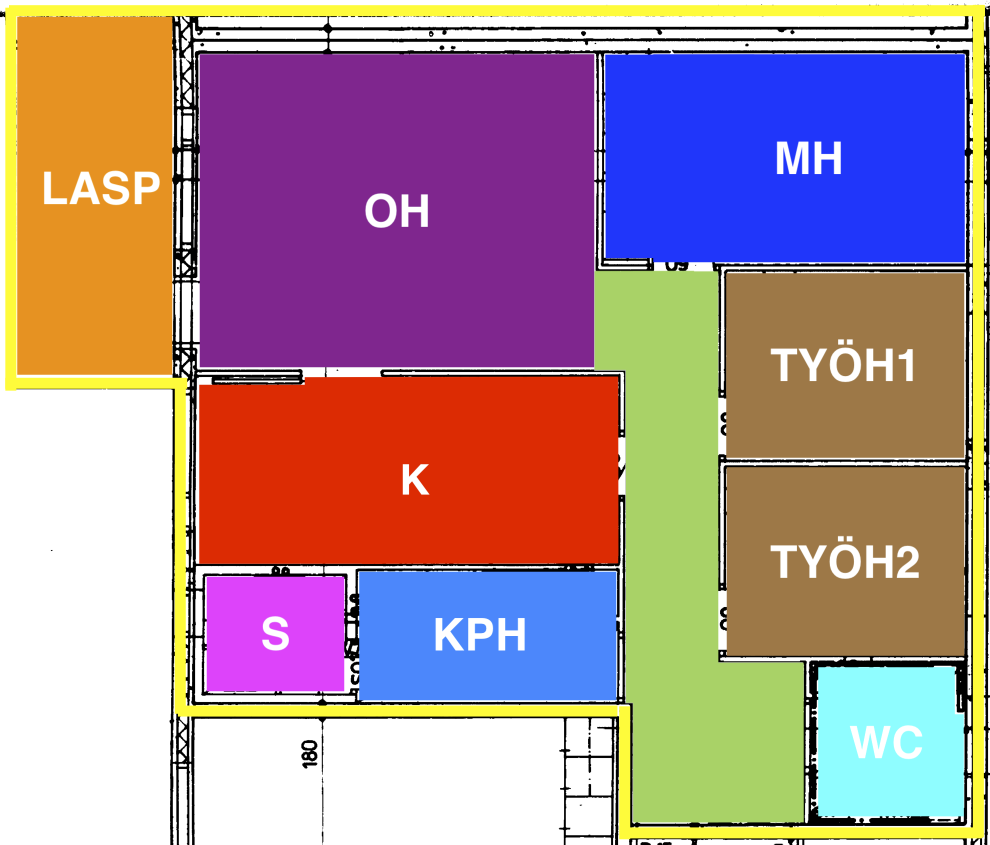
#> input picture outputs/floorplan-scanned-apartment-room-names_processed.png, 1980 x 1689 px (shown at 1/2 size)
$ python analyze_room_dimensions.py
#> lines starting #> are read from the running program, lines starting #| are printed output that depends on the picture; after the words box and inside, x2 and y2 are one past the last pixel; in counts of white or black regions, pixels touching at a corner belong together
#!/usr/bin/env python3
"""Analyze room dimensions using Finnish building standards."""

import cv2
import numpy as np


def analyze_bathroom_dimensions():
    """Analyze bathroom dimensions - these are quite standardized.

    Finnish bathroom standards:
    - Minimum bathroom: 2.0 m² (very small)
    - Typical bathroom: 3.5-5.5 m²
    - Toilet: 1.0-2.0 m²

    KPH shown in our results: 29.54 m² (way too large!)
    WC shown in our results: 18.91 m² (way too large!)

    Expected:
    - KPH: ~4-5 m²
    - WC: ~1.5 m²
    """
    img = cv2.imread("outputs/floorplan-scanned-apartment-room-names_processed.png")

    # Load color image to find bathroom
    # KPH color: (76, 135, 251) RGB = (251, 135, 76) BGR
    kph_bgr = np.array([251, 135, 76])

    # Create mask
    lower = kph_bgr - 30
    upper = kph_bgr + 30
    kph_mask = cv2.inRange(img, lower, upper)

    # Find contours
    contours, _ = cv2.findContours(kph_mask, cv2.RETR_EXTERNAL, cv2.CHAIN_APPROX_SIMPLE)

    if contours:
        kph_contour = max(contours, key=cv2.contourArea)
        x, y, w, h = cv2.boundingRect(kph_contour)
        pixel_area = cv2.contourArea(kph_contour)

        print("🚿 BATHROOM (KPH) ANALYSIS")
        print("=" * 70)
        print()
        print(f"Bounding box: {w}x{h} pixels")
        print(f"Pixel area: {pixel_area:.0f} pixels")
        print()

        print("Finnish bathroom standards:")
        print("  - Typical: 3.5-5.5 m²")
        print("  - Let's assume 4.5 m² (middle estimate)")
        print()

        # If bathroom is 4.5 m², what's the scale?
        expected_area_m2 = 4.5
        mm_per_pixel = np.sqrt((expected_area_m2 * 1_000_000) / pixel_area)

        print(f"If KPH area = 4.5 m² and {pixel_area:.0f} pixels")
        print(f"Then scale = {mm_per_pixel:.4f} mm/pixel")
        print()

        total_area = calc_total_area(mm_per_pixel)
        print(f"→ Total apartment area: {total_area:.1f} m²")
        print()

        return mm_per_pixel

    return None


def analyze_toilet_dimensions():
    """Analyze toilet (WC) dimensions."""
    img = cv2.imread("outputs/floorplan-scanned-apartment-room-names_processed.png")

    # WC color: (143, 253, 255) RGB = (255, 253, 143) BGR
    wc_bgr = np.array([255, 253, 143])

    # Create mask
    lower = wc_bgr - 30
    upper = wc_bgr + 30
    wc_mask = cv2.inRange(img, lower, upper)

    # Find contours
    contours, _ = cv2.findContours(wc_mask, cv2.RETR_EXTERNAL, cv2.CHAIN_APPROX_SIMPLE)

    if contours:
        wc_contour = max(contours, key=cv2.contourArea)
        x, y, w, h = cv2.boundingRect(wc_contour)
        pixel_area = cv2.contourArea(wc_contour)

        print("🚽 TOILET (WC) ANALYSIS")
        print("=" * 70)
        print()
        print(f"Bounding box: {w}x{h} pixels")
        print(f"Pixel area: {pixel_area:.0f} pixels")
        print()

        print("Finnish toilet standards:")
        print("  - Typical: 1.0-2.0 m²")
        print("  - Let's assume 1.5 m²")
        print()

        expected_area_m2 = 1.5
        mm_per_pixel = np.sqrt((expected_area_m2 * 1_000_000) / pixel_area)

        print(f"If WC area = 1.5 m² and {pixel_area:.0f} pixels")
        print(f"Then scale = {mm_per_pixel:.4f} mm/pixel")
        print()

        total_area = calc_total_area(mm_per_pixel)
        print(f"→ Total apartment area: {total_area:.1f} m²")
        print()

        return mm_per_pixel

    return None


def analyze_kitchen_dimensions():
    """Analyze kitchen dimensions.

    Finnish building code (Suomen rakentamismääräyskokoelma):
    - Minimum kitchen in apartment: 6 m²
    - Typical: 8-12 m²
    """
    img = cv2.imread("outputs/floorplan-scanned-apartment-room-names_processed.png")

    # K color: (220, 43, 3) RGB = (3, 43, 220) BGR
    k_bgr = np.array([3, 43, 220])

    # Create mask
    lower = k_bgr - 30
    upper = k_bgr + 30
    k_mask = cv2.inRange(img, lower, upper)

    # Find contours
    contours, _ = cv2.findContours(k_mask, cv2.RETR_EXTERNAL, cv2.CHAIN_APPROX_SIMPLE)

    if contours:
        k_contour = max(contours, key=cv2.contourArea)
        x, y, w, h = cv2.boundingRect(k_contour)
        pixel_area = cv2.contourArea(k_contour)

        print("🍳 KITCHEN (K) ANALYSIS")
        print("=" * 70)
        print()
        print(f"Bounding box: {w}x{h} pixels")
        print(f"Pixel area: {pixel_area:.0f} pixels")
        print()

        print("Finnish kitchen standards:")
        print("  - Typical: 8-12 m²")
        print("  - Let's assume 10 m²")
        print()

        expected_area_m2 = 10.0
        mm_per_pixel = np.sqrt((expected_area_m2 * 1_000_000) / pixel_area)

        print(f"If K area = 10 m² and {pixel_area:.0f} pixels")
        print(f"Then scale = {mm_per_pixel:.4f} mm/pixel")
        print()

        total_area = calc_total_area(mm_per_pixel)
        print(f"→ Total apartment area: {total_area:.1f} m²")
        print()

        return mm_per_pixel

    return None


def calc_total_area(mm_per_pixel: float) -> float:
    """Calculate total area given a scale."""
    current_scale = 15.3846
    current_area = 498.01
    ratio = (mm_per_pixel / current_scale) ** 2
    return current_area * ratio


def main():
    """Main function."""
    print()
    print("=" * 70)
    print("  SCALE ESTIMATION USING FINNISH BUILDING STANDARDS")
    print("=" * 70)
    print()

    scales = []

    # Bathroom
    scale_kph = analyze_bathroom_dimensions()
#> in analyze_bathroom_dimensions, img is the input picture: shape (1689, 1980, 3); mean B, G, R 146.6, 139.8, 171.2
#> in analyze_bathroom_dimensions, `kph_mask = cv2.inRange(img, lower, upper)`:
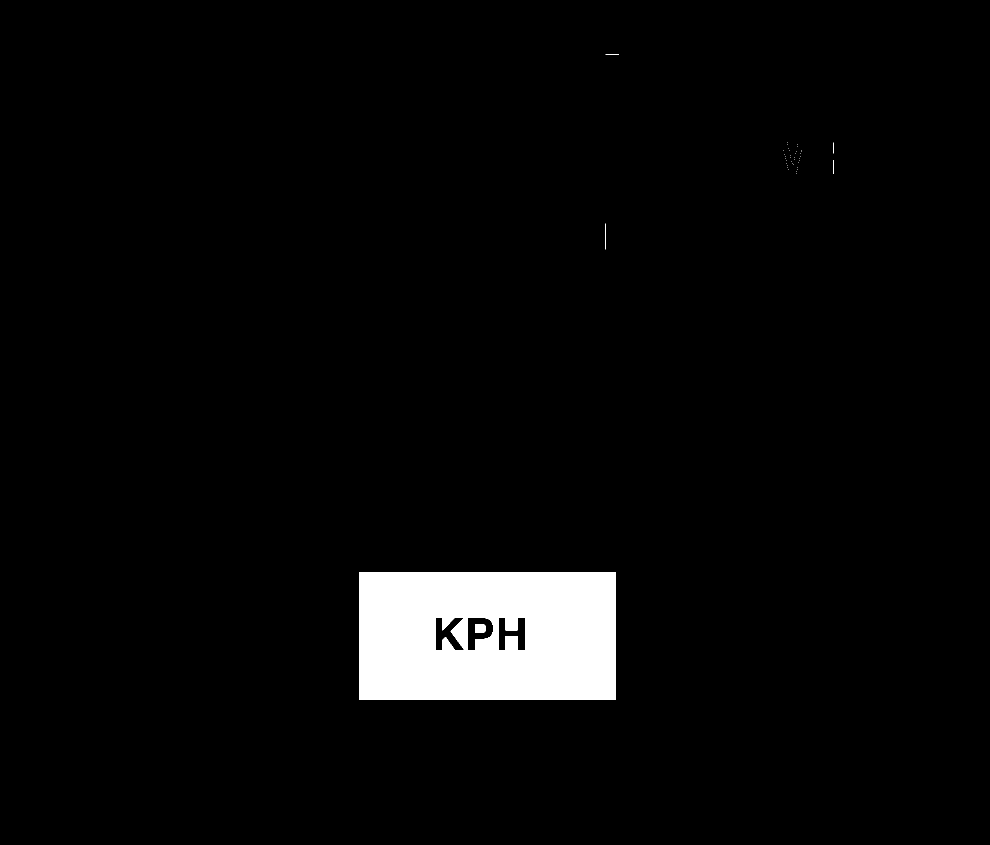
#> kph_mask: shape (1689, 1980) (shown at 1/2 size); 3.7% white; 41 white regions (35 under 20 px)
#> in analyze_bathroom_dimensions, `contours, _ = cv2.findContours(kph_mask, cv2.RETR_EXTERNAL, cv2.CHAIN_..`: contours = 40 contours, 39 with area under 20; largest, box (x1, y1, x2, y2) and area: (719, 1144, 1232, 1400) 130560
#> in analyze_bathroom_dimensions, `kph_contour = max(contours, key=cv2.contourArea)`: kph_contour = [[719, 1144], [719, 1399], [1231, 1399], [1231, 1144]]
#> in analyze_bathroom_dimensions, `x, y, w, h = cv2.boundingRect(kph_contour)`: x = 719; y = 1144; w = 513; h = 256
#> in analyze_bathroom_dimensions, `pixel_area = cv2.contourArea(kph_contour)`: pixel_area = 130560
#| Bounding box: 513x256 pixels
#| Pixel area: 130560 pixels
#> in analyze_bathroom_dimensions, `mm_per_pixel = np.sqrt((expected_area_m2 * 1_000_000) / pixel_area)`: mm_per_pixel = 5.87
#| If KPH area = 4.5 m² and 130560 pixels
#| Then scale = 5.8709 mm/pixel
#> in calc_total_area, `ratio = (mm_per_pixel / current_scale) ** 2`: ratio = 0.146
#> in analyze_bathroom_dimensions, `total_area = calc_total_area(mm_per_pixel)`: total_area = 72.52
#| → Total apartment area: 72.5 m²
#> scale_kph = 5.87
    if scale_kph:
        scales.append(("Bathroom (4.5m²)", scale_kph))

    # Toilet
    scale_wc = analyze_toilet_dimensions()
#> in analyze_toilet_dimensions, `wc_mask = cv2.inRange(img, lower, upper)`:
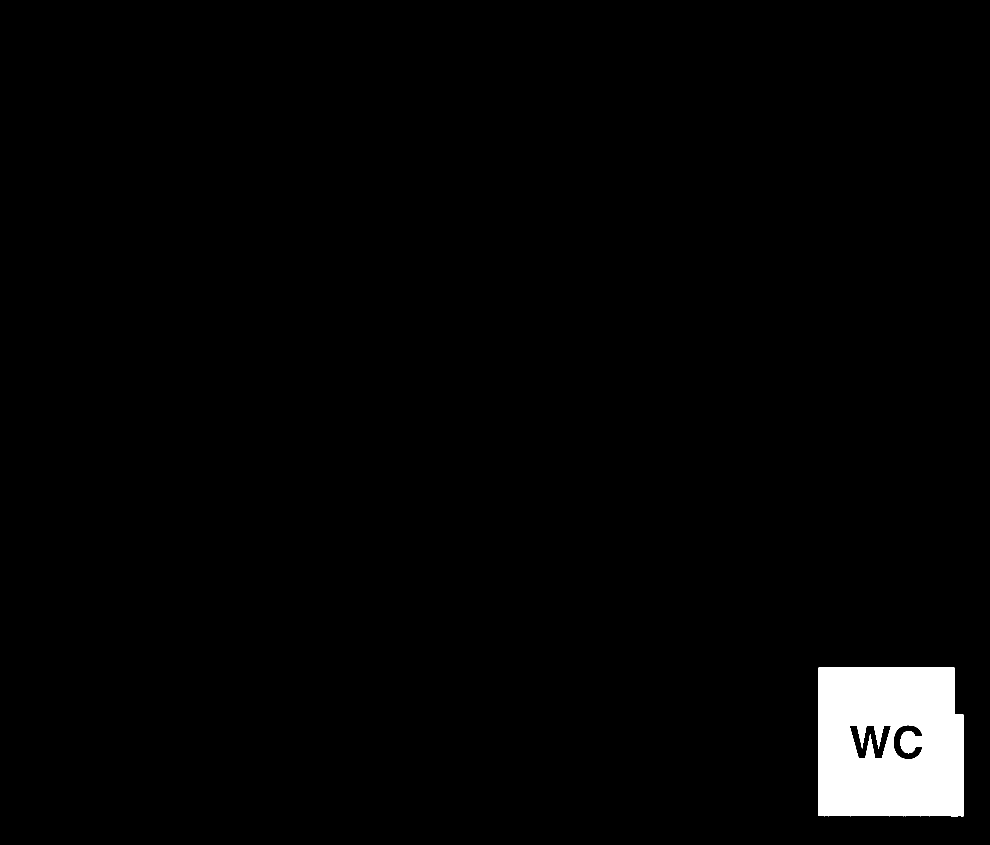
#> wc_mask: shape (1689, 1980) (shown at 1/2 size); 2.4% white; 1 white region
#> in analyze_toilet_dimensions, `contours, _ = cv2.findContours(wc_mask, cv2.RETR_EXTERNAL, cv2.CHAIN_A..`: contours = 1 contour; box (x1, y1, x2, y2) and area: (1636, 1334, 1927, 1633) 83938
#> in analyze_toilet_dimensions, `wc_contour = max(contours, key=cv2.contourArea)`: wc_contour = contour of 95 points, box (x1, y1, x2, y2) (1636, 1334, 1927, 1633), area 83938
#> in analyze_toilet_dimensions, `x, y, w, h = cv2.boundingRect(wc_contour)`: x = 1636; y = 1334; w = 291; h = 299
#> in analyze_toilet_dimensions, `pixel_area = cv2.contourArea(wc_contour)`: pixel_area = 83938.5
#| Bounding box: 291x299 pixels
#| Pixel area: 83938 pixels
#> in analyze_toilet_dimensions, `mm_per_pixel = np.sqrt((expected_area_m2 * 1_000_000) / pixel_area)`: mm_per_pixel = 4.23
#| If WC area = 1.5 m² and 83938 pixels
#| Then scale = 4.2273 mm/pixel
#> in analyze_toilet_dimensions, `total_area = calc_total_area(mm_per_pixel)`: total_area = 37.6
#| → Total apartment area: 37.6 m²
#> scale_wc = 4.23
    if scale_wc:
        scales.append(("Toilet (1.5m²)", scale_wc))

    # Kitchen
    scale_k = analyze_kitchen_dimensions()
#> in analyze_kitchen_dimensions, `k_mask = cv2.inRange(img, lower, upper)`:
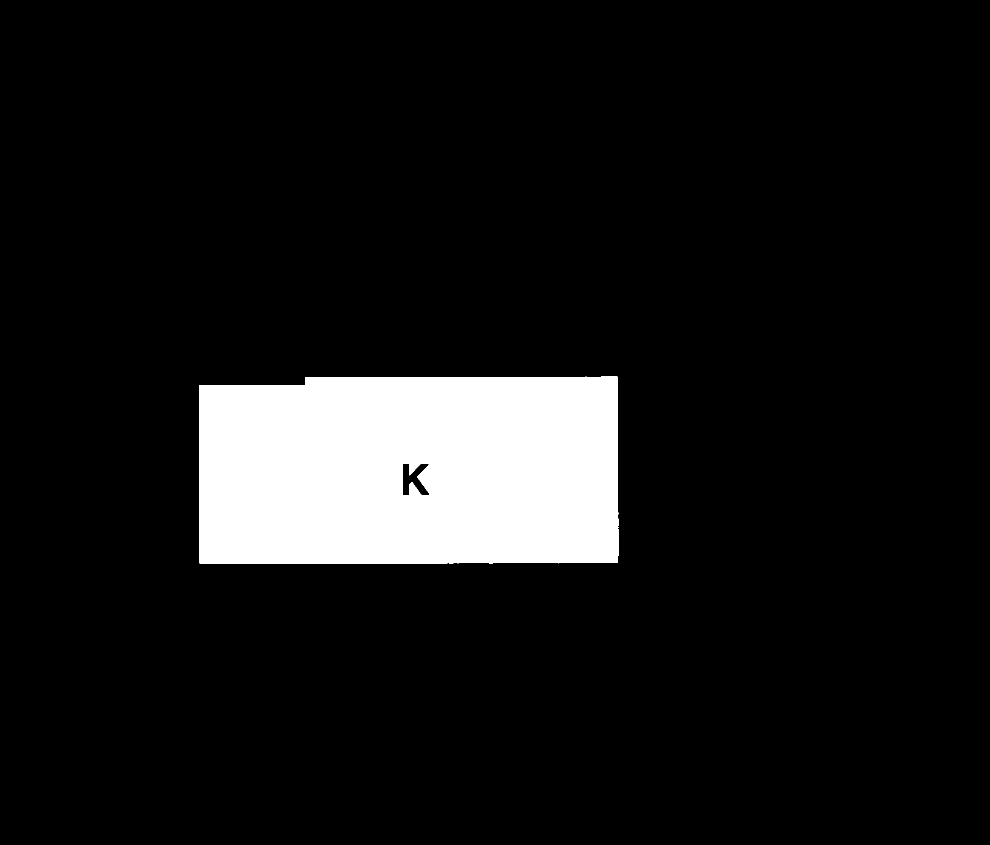
#> k_mask: shape (1689, 1980) (shown at 1/2 size); 9.2% white; 1 white region
#> in analyze_kitchen_dimensions, `contours, _ = cv2.findContours(k_mask, cv2.RETR_EXTERNAL, cv2.CHAIN_AP..`: contours = 1 contour; box (x1, y1, x2, y2) and area: (399, 753, 1237, 1128) 307288
#> in analyze_kitchen_dimensions, `k_contour = max(contours, key=cv2.contourArea)`: k_contour = contour of 60 points, box (x1, y1, x2, y2) (399, 753, 1237, 1128), area 307288
#> in analyze_kitchen_dimensions, `x, y, w, h = cv2.boundingRect(k_contour)`: x = 399; y = 753; w = 838; h = 375
#> in analyze_kitchen_dimensions, `pixel_area = cv2.contourArea(k_contour)`: pixel_area = 307287.5
#| Bounding box: 838x375 pixels
#| Pixel area: 307288 pixels
#> in analyze_kitchen_dimensions, `mm_per_pixel = np.sqrt((expected_area_m2 * 1_000_000) / pixel_area)`: mm_per_pixel = 5.7
#| If K area = 10 m² and 307288 pixels
#| Then scale = 5.7046 mm/pixel
#> in analyze_kitchen_dimensions, `total_area = calc_total_area(mm_per_pixel)`: total_area = 68.47
#| → Total apartment area: 68.5 m²
#> scale_k = 5.7
    if scale_k:
        scales.append(("Kitchen (10m²)", scale_k))

    print()
    print("=" * 70)
    print("  RECOMMENDED SCALE")
    print("=" * 70)
    print()

    if scales:
        # Average of all methods
        avg_scale = np.mean([s for _, s in scales])
#> avg_scale = 5.27
        total = calc_total_area(avg_scale)
#> total = 58.38

        print(f"Average scale: {avg_scale:.4f} mm/pixel")
#| Average scale: 5.2676 mm/pixel
        print(f"Expected total area: {total:.1f} m²")
#| Expected total area: 58.4 m²
        print()

        print("Individual estimates:")
        for name, scale in scales:
            area = calc_total_area(scale)
            print(f"  • {name:20s}: {scale:.4f} mm/px → {area:.1f} m² total")
#> this loop made 3 passes
#> (name, scale, ratio in calc_total_area, area) on passes 1 to 3: ('Bathroom (4.5m²)', 5.87, 0.146, 72.52), ('Toilet (1.5m²)', 4.23, 0.0755, 37.6), ('Kitchen (10m²)', 5.7, 0.137, 68.47)
#|   • Bathroom (4.5m²)    : 5.8709 mm/px → 72.5 m² total
#|   • Toilet (1.5m²)      : 4.2273 mm/px → 37.6 m² total
#|   • Kitchen (10m²)      : 5.7046 mm/px → 68.5 m² total

        print()

        # Check reasonableness
        if 60 < total < 120:
            print("✅ This scale produces a reasonable total area for an apartment!")
        else:
            print(f"⚠️  Total of {total:.0f}m² may be outside typical range")
#| ⚠️  Total of 58m² may be outside typical range

        print()
        print(f"To use this scale, update scale_estimation.py with: {avg_scale:.4f} mm/pixel")
#| To use this scale, update scale_estimation.py with: 5.2676 mm/pixel

    print()


if __name__ == "__main__":
    main()
